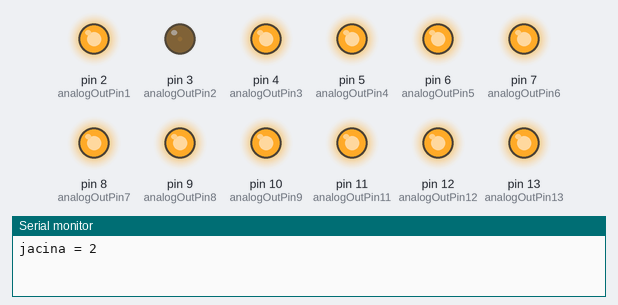
Recording of a sketch running on a simulated Arduino Uno, built with avr-gcc and run on an emulated ATmega328P. On the bench: output pins drawn as LEDs (lit = HIGH), the last lines printed to the serial monitor.

Above: at 0.07 s.
At 9.99 s:
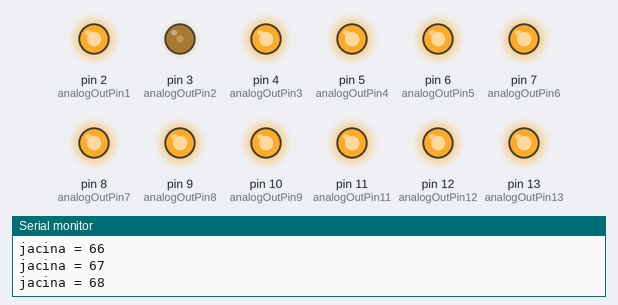
At 19.91 s:
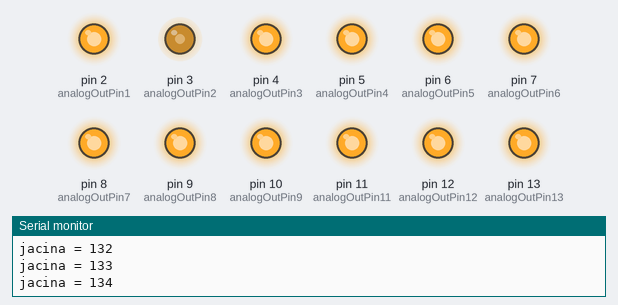
At 29.37 s:
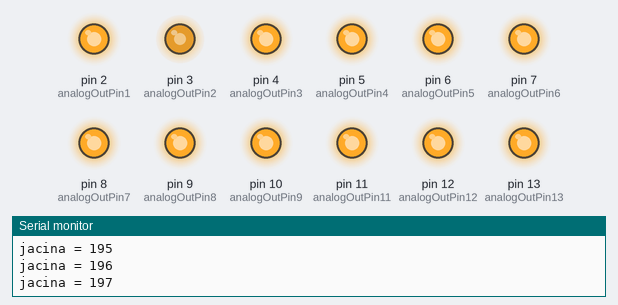
At 39.9 s:
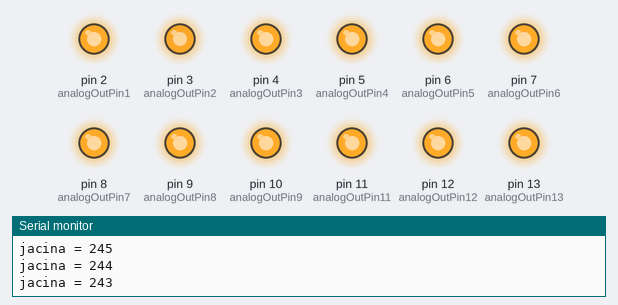
Timing chart, 0 to 40.0 s (numbered marks = the images above):
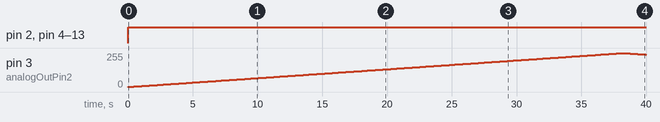

The sketch:

pojacavanje.ino
```cpp
// These constants won't change.  They're used to give names
// to the pins used:  // Analog input pin that the potentiometer is attached to
const int analogOutPin1 =2; // Analog output pin that the LED is attached to
const int analogOutPin2 =3;
const int analogOutPin3 =4;
const int analogOutPin4 =5;
const int analogOutPin5 =6;
const int analogOutPin6 =7;
const int analogOutPin7 =8;
const int analogOutPin8 =9;
const int analogOutPin9 =10;
const int analogOutPin11 =11;
const int analogOutPin12 =12;
const int analogOutPin13 =13;


int jacina = HIGH;
int smjer = 0;
int sensorValue = 0;        // value read from the pot
int outputValue = 0;        // value output to the PWM (analog out)

void setup() {
  // initialize serial communications at 9600 bps:
  Serial.begin(9600);
  pinMode(analogOutPin1, OUTPUT);
  pinMode(analogOutPin2, OUTPUT);
  pinMode(analogOutPin3, OUTPUT);
  pinMode(analogOutPin4, OUTPUT);
  pinMode(analogOutPin5, OUTPUT);
  pinMode(analogOutPin6, OUTPUT);
  pinMode(analogOutPin7, OUTPUT);
  pinMode(analogOutPin8, OUTPUT);
  pinMode(analogOutPin9, OUTPUT);
  pinMode(analogOutPin11, OUTPUT);
  pinMode(analogOutPin12, OUTPUT);
  pinMode(analogOutPin13, OUTPUT);

}

void loop() {
  // map it to the range of the analog out:
  // change the analog out value:
  digitalWrite(analogOutPin1, jacina);
  analogWrite(analogOutPin2, jacina);
  digitalWrite(analogOutPin3, jacina);
  digitalWrite(analogOutPin4, jacina);
  digitalWrite(analogOutPin5, jacina);
  digitalWrite(analogOutPin6, jacina);
  digitalWrite(analogOutPin7, jacina);
  digitalWrite(analogOutPin8, jacina);
  digitalWrite(analogOutPin9, jacina);
  digitalWrite(analogOutPin11, jacina);
  digitalWrite(analogOutPin12, jacina);
  digitalWrite(analogOutPin13, jacina);

  if(smjer == 0)
    jacina++;
  else
    jacina--;
  if(jacina == 0 || jacina == 255)
    smjer = 1 - smjer;
  // print the results to the serial monitor:
  Serial.print("jacina = " );
  Serial.println(jacina);

  // wait 2 milliseconds before the next loop
  // for the analog-to-digital converter to settle
  // after the last reading:
  delay(150);
}
```

Measured:
- by itself, pin 3 (analogOutPin2): rises from 0/255 to 255/255 in 38.2 s, then falls to 243/255 in 1.8 s
- by itself, pin 2 (analogOutPin1), pin 4 (analogOutPin3), pin 5 (analogOutPin4), pin 6 (analogOutPin5), pin 7 (analogOutPin6), pin 8 (analogOutPin7), pin 9 (analogOutPin8), pin 10 (analogOutPin9), pin 11 (analogOutPin11), pin 12 (analogOutPin12), pin 13 (analogOutPin13): LOW → HIGH at 0.00 s
